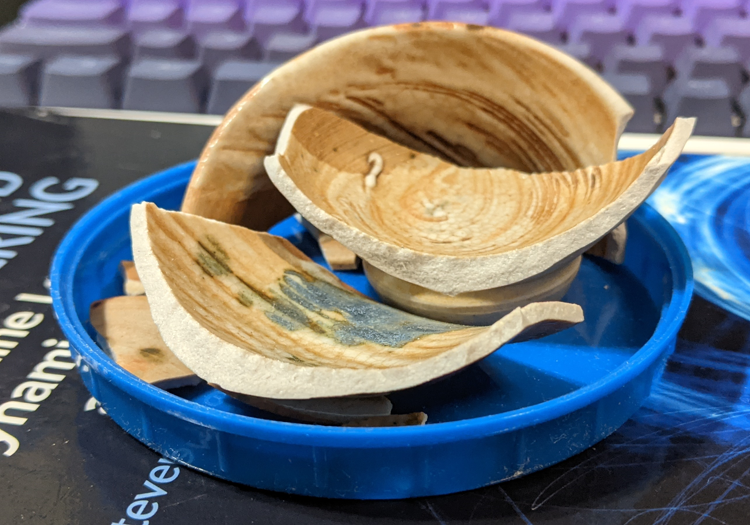
#> input picture notebooks/data/broken.png, 750 x 525 px
$ python 01.py
#> lines starting #> are read from the running program, lines starting #| are printed output that depends on the picture
# ---
# jupyter:
#   jupytext:
#     formats: ipynb,py
#     text_representation:
#       extension: .py
#       format_name: light
#       format_version: '1.5'
#       jupytext_version: 1.13.1
#   kernelspec:
#     display_name: Python 3 (ipykernel)
#     language: python
#     name: python3
# ---

# +
from matplotlib.image import imread
import matplotlib.pyplot as plt
import numpy as np
import os
plt.rcParams['figure.figsize'] = [16, 8]


A = imread(os.path.join("data", "broken.png"))
#> A is the input picture: shape (525, 750, 4) float32; mean R, G, B, A 0.429, 0.443, 0.466, 1
X = np.mean(A, -1); # Convert RGB to grayscale
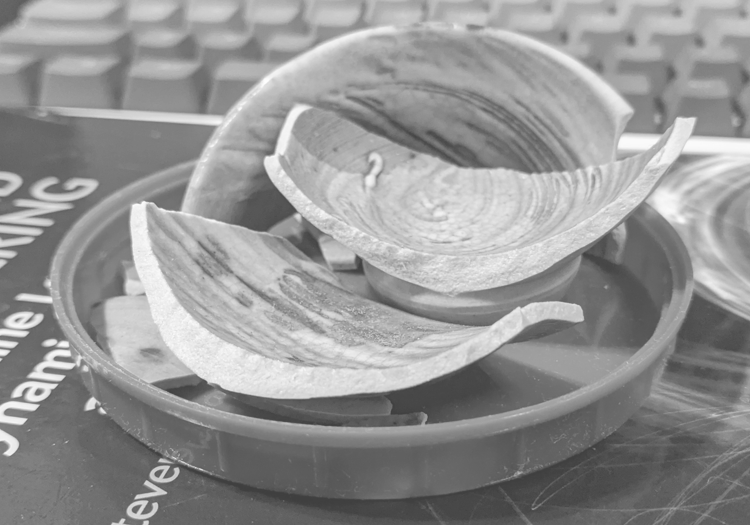
#> X: shape (525, 750) float32; min 0.25, max 0.998, mean 0.585

img = plt.imshow(X)
img.set_cmap('gray')
plt.axis('off')
plt.show()

# +
U, S, VT = np.linalg.svd(X,full_matrices=False)
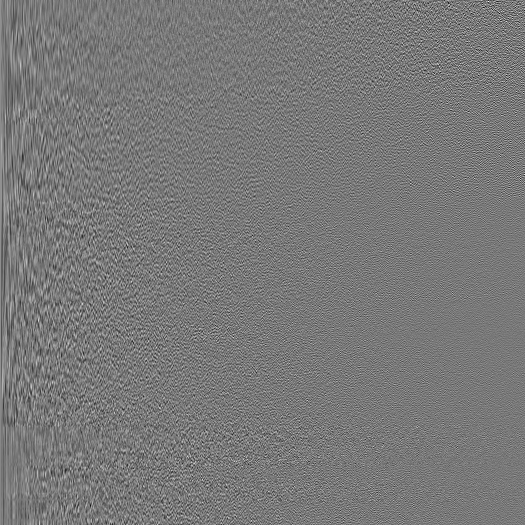
#> U: shape (525, 525) float32; min -0.262, max 0.29, mean 7.08e-05; drawn with min black and max white
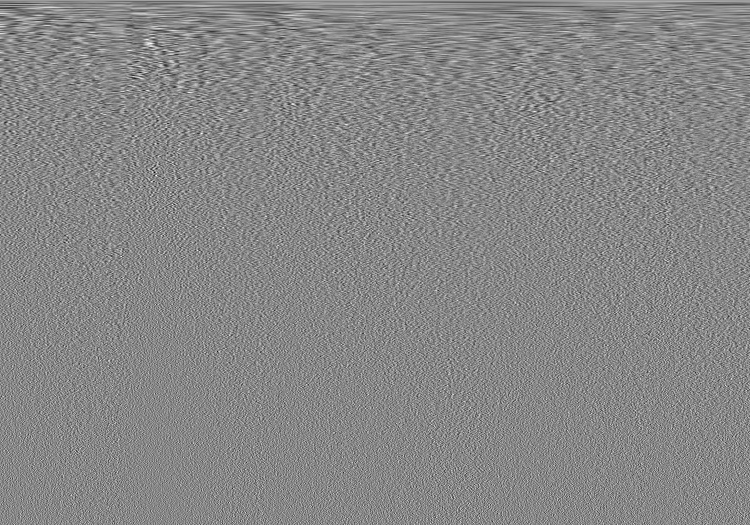
#> VT: shape (525, 750) float32; min -0.216, max 0.191, mean 7.04e-05; drawn with min black and max white
#> S = 525 values, max 373.4 at index 0, min 0.0211 at index 524, mean 1.98
S = np.diag(S)

j = 0
for r in (1, 5, 25, 100, 250):
    # Construct approximate image
    Xapprox = U[:,:r] @ S[0:r,:r] @ VT[:r,:]
    plt.figure(j+1)
    j += 1
    img = plt.imshow(Xapprox)
    img.set_cmap('gray')
    plt.axis('off')
    plt.title('r = ' + str(r))
    plt.show()
#> this loop made 5 passes
#> pass 1, `Xapprox = U[:,:r] @ S[0:r,:r] @ VT[:r,:]`:
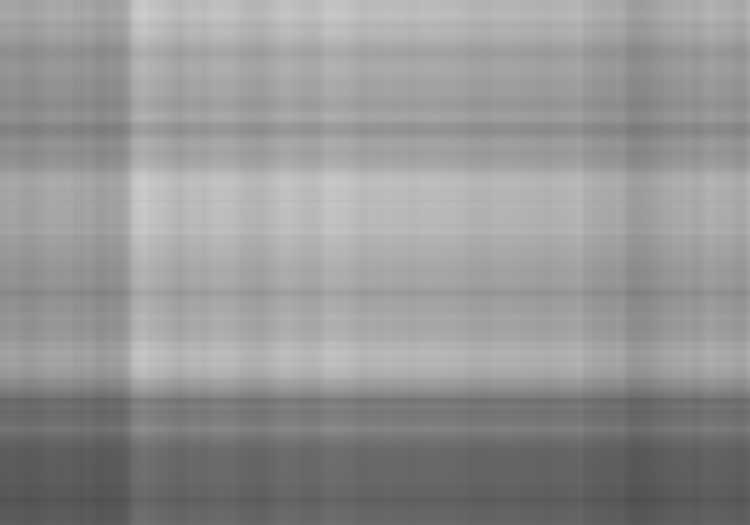
#> Xapprox: shape (525, 750) float32; min 0.308, max 0.804, mean 0.584
#> pass 3, `Xapprox = U[:,:r] @ S[0:r,:r] @ VT[:r,:]`:
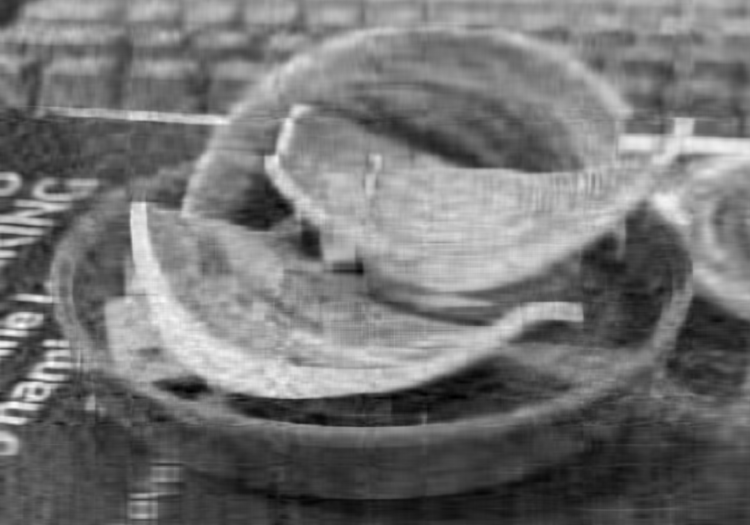
#> Xapprox: shape (525, 750) float32; min 0.193, max 1.05, mean 0.585; drawn with min black and max white
#> after the loop, j = 5

# +
plt.figure(1)
plt.semilogy(np.diag(S))
plt.title('Singular Values')
plt.show()
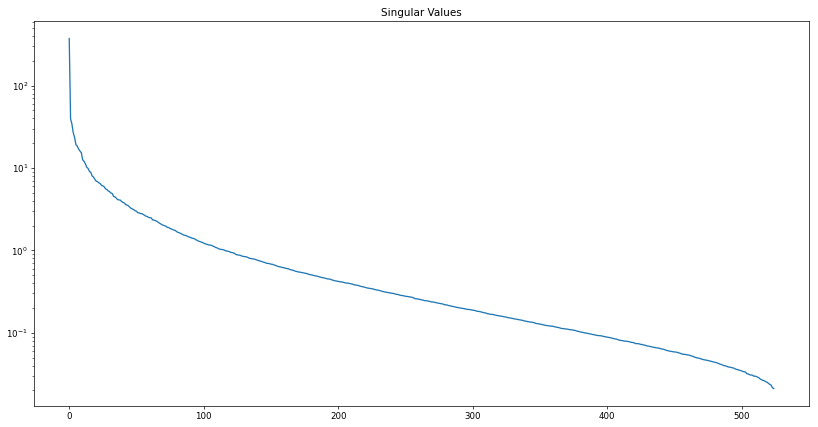
#> figure drawn by matplotlib, 1 panel; curve peaks at x = 0, y = 373.4

plt.figure(2)
plt.plot(np.cumsum(np.diag(S))/np.sum(np.diag(S)))
plt.title('Singular Values: Cumulative Sum')
plt.show()
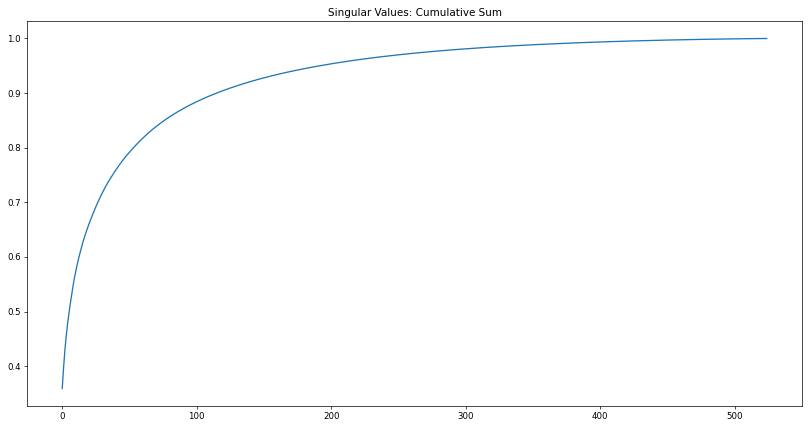
#> figure drawn by matplotlib, 1 panel; curve peaks at x = 524, y = 1
